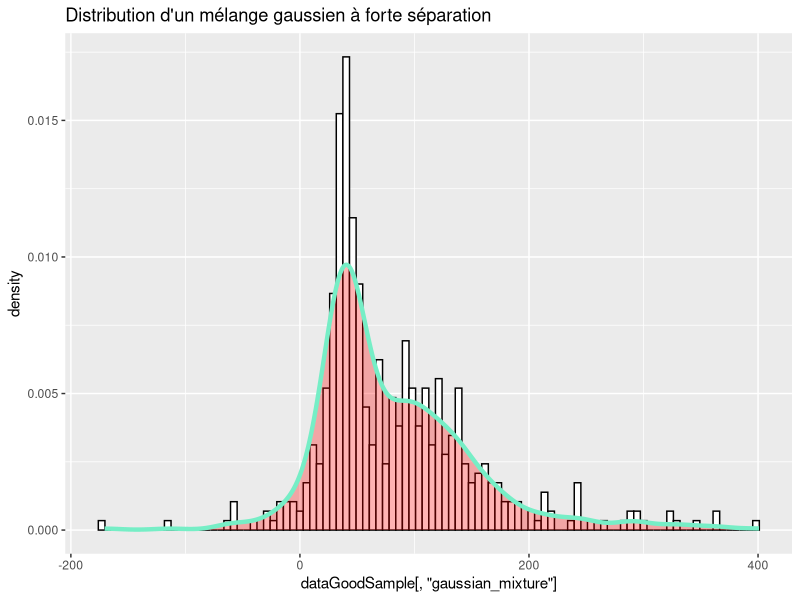
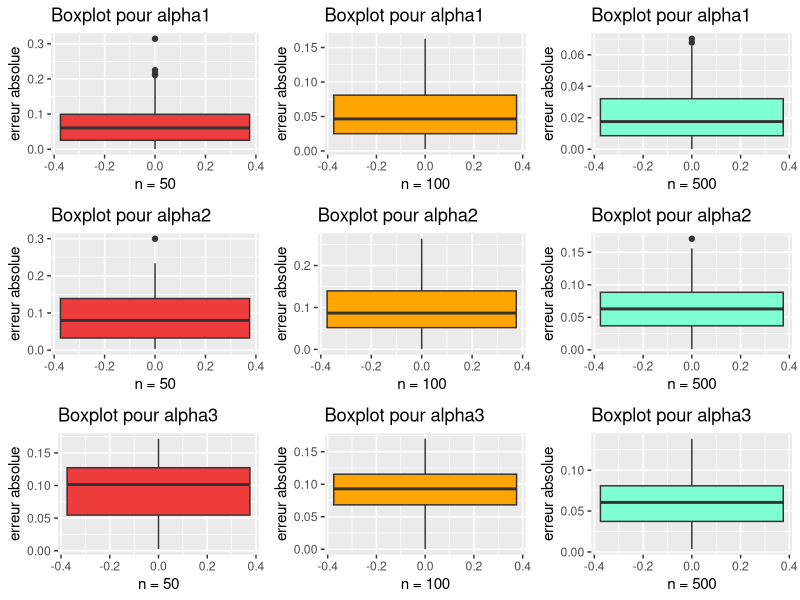
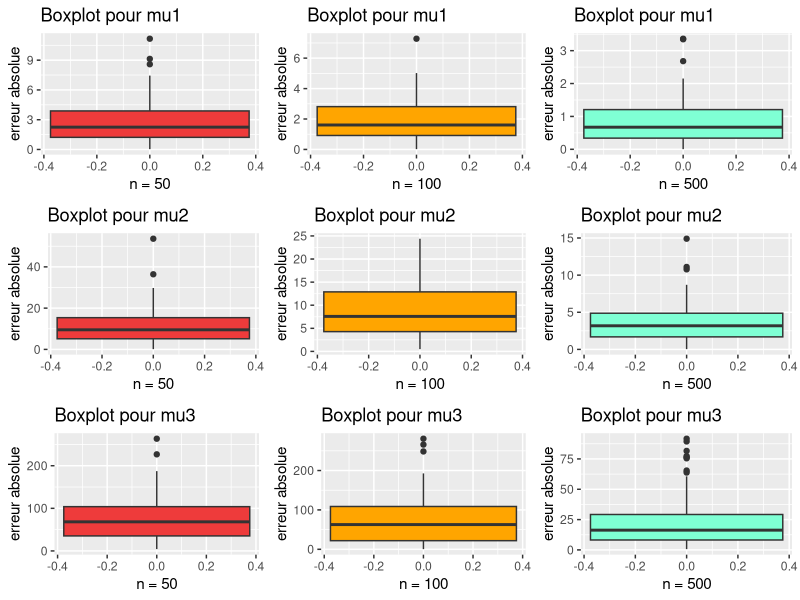
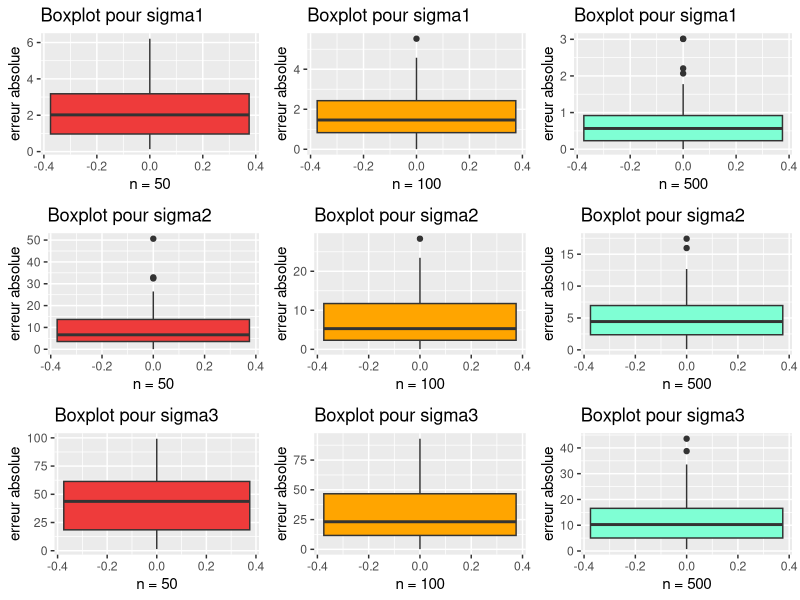
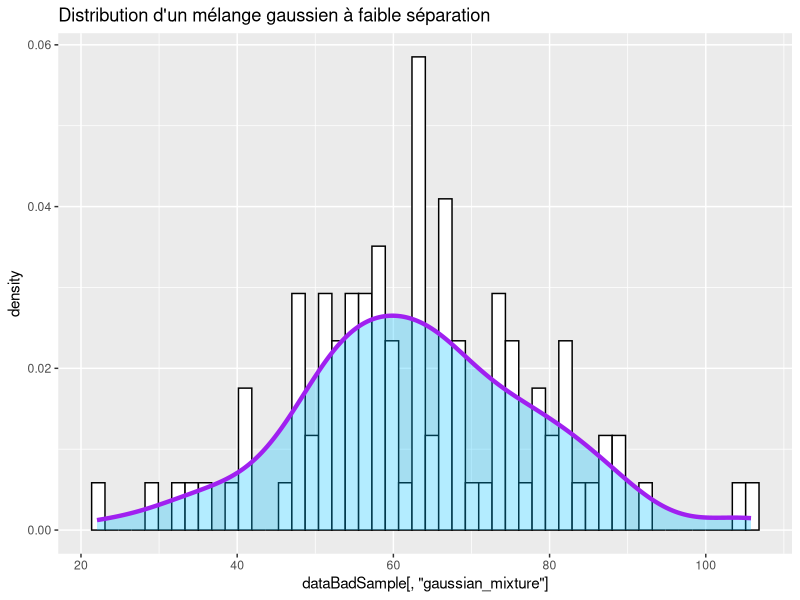
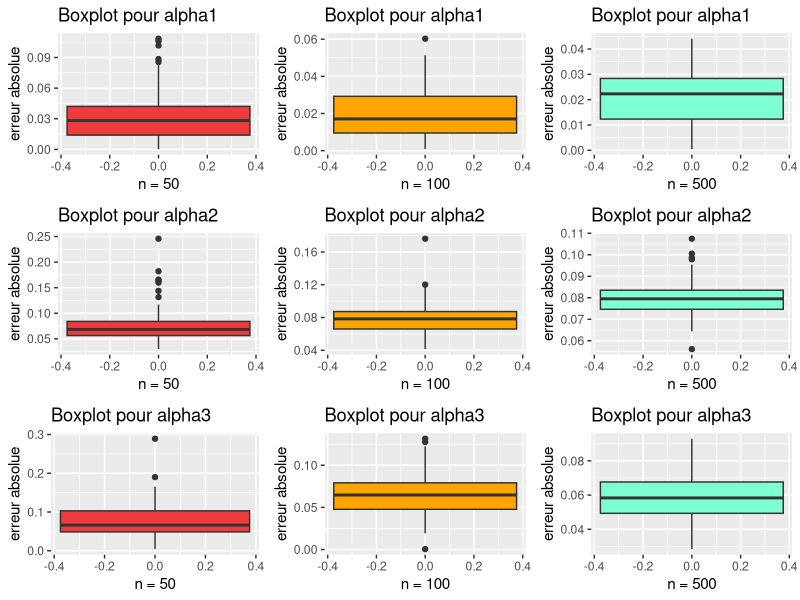
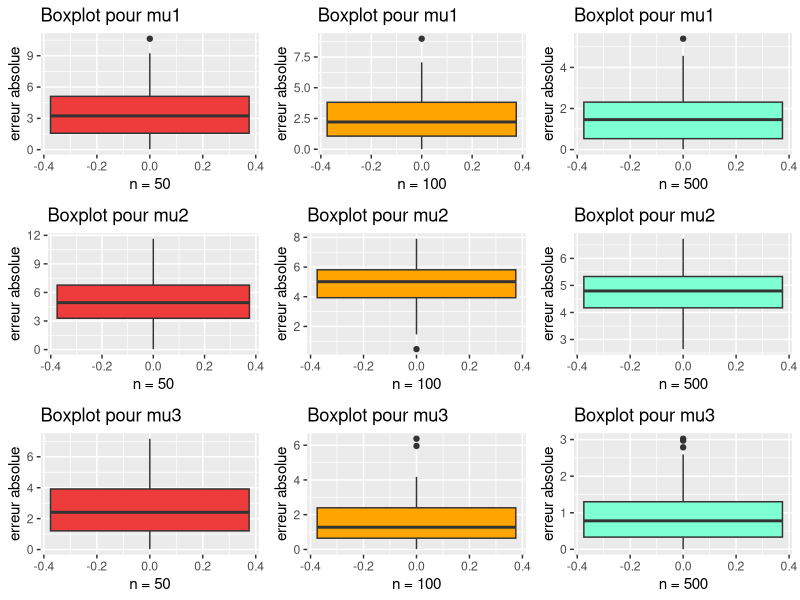
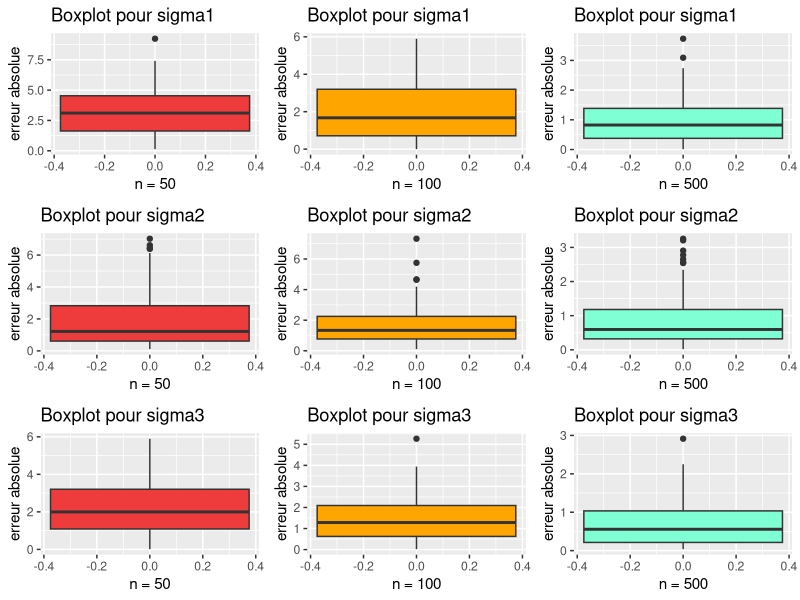

Write R code to recreate these figures, in order. (Note: this script raises an error after producing the figures.)
library(ggplot2)
library(ggpubr)

# Vecteur dans lequel on a stocké les noms des 13 espèces d'oiseaux présentent 
# dans notre document
bird_names = c("European Goldfinch", "Common Linnet", "Common Chaffinch",
               "European Greenfinch", "Eurasian Bullfinch", "Hawfinch",
               "Stonechat", "European Robin", "Whinchat", "Song Thrush",
               "Common Blackbird", "Ring Ouzel", "Mistle Thrush")

# Vecteur dans lequel on a stocké les moyennes respectives des volumes des nids
# des 13 espèces d'oiseaux
mean_volume = c(38.0, 60.9, 58.3, 74.5, 45.0, 71.6, 91.0, 68.4, 51.9, 288.9,
                293.6, 298.6, 266.1)
# Vecteur dans lequel on a stocké les écarts-types respectifs des volumes des
# nids des 13 espèces d'oiseaux
sd_volume = c(9.1,  20.8, 15.0,  12.2,  3.8,  12.9,  46.5, 29.8, 27.4, 55.9,
              78.5,  125.1,  56.6)

# Création du dataframe contenant les données sur les 13 nids d'oiseaux
# Chaque ligne du df correspond à une espèce d'oiseau
# Chaque espèce est associée à 2 colonnes qui nous renseignent sur
# le volume moyen des nids associée à cette espèce respectivement
# l'ecart type des nids associées à cette espèce
nest_data = data.frame(bird_names, mean_volume, sd_volume)

# On crée le dataframe regroupant les moyennes et les écarts-types théoriques
# associés aux espèces d'oiseaux choisies par l'utilisateur
# Les espèces choisies sont stockées dans un vecteur pris en paramètre
GetRealParam = function(list_Species){
  v_index = c()
  for (species in list_Species){
    index_sp = which(nest_data$bird_names == species)
    v_index = append(v_index, index_sp)
  }
  return(nest_data[v_index,])
}


# Cette fonction génère aléatoirement un échantillon de taille n issue 
# d'un mélange gaussien
# Les paramètres (alpha, mu et sigma) des différents mélanges gaussiens 
# sont contenus dans data_th
# La fonction prends en argument data_th 
# (le dataframe contenant les paramètres alpha, mu et sigma)
# et n qui indique le nombre de valeurs que l'on souhaite générer aléatoirement
# La fonction retourne un vecteur contenant les n valeurs du mélange gaussien
# qui ont été generées aléatoirement
simulation = function(data_th, n=100){
  X = rep(NA,n) #echantillon
  J = dim(data_th)[1] #nb de mélange
  vect_alpha = data_th[,2]
  vect_mean = data_th[,3]
  vect_sd = data_th[,4]
  for(i in 1:n){
    Z = runif(1)
    if (Z <= vect_alpha[1]){
      X[i] = rnorm(1, vect_mean[1], vect_sd[1])
    }else{
      k = 1
      l = 2
      Bool = FALSE
      cumul_alpha = cumsum(vect_alpha)
      while(Bool == FALSE){
        if((cumul_alpha[k]<=Z) & (cumul_alpha[l]>=Z)){
          Bool = TRUE
          param_index = l
        }
        k = k+1
        l = l+1
      }
      X[i] = rnorm(1, vect_mean[param_index], vect_sd[param_index])
    }
  }
  return(X)
}

# Fonction générant dataframe (vide)
# contenant les valeurs de P_thetat(j|X = X_i) (etape E de l'algo)
# Cette fonction prend en argument n (la taille de l'échantillon)
# Et J le nombre de mélange
param_State_E = function(n, J){
  data_stateE = data.frame(matrix(NA, nrow = n, ncol = J))
  for(j in 1:J){
    names(data_stateE)[j] = paste("H(.,",j,")",sep="")
  }
  return(data_stateE)
}

# Cette fonction est une implémentation de l'algorithme EM
# Elle prend en argument data_init
# (data_init est un dataframe contenant les paramètres (alpha, mu, sigma)
# initiaux choisis)
# un vecteur X qui est l'échantillon de taille n
# K le nombre d'itérations de l'algorithme EM
# Cette fonction va retourner un dataframe contenant les valeurs des
# paramètres alpha, mu et sigma
# qui ont été mises à jour après K itérations de l'algorithme EM

algo_EM = function(data_init, X, K){
  J = dim(data_init)[1]
  n = length(X)
  data_stateE = param_State_E(n, J)
  
  for(k in 1:K){
    vect_alpha = data_init[,2] #de longueur J
    vect_mean = data_init[,3]
    vect_sd = data_init[,4]
    # vecteur contenant la somme des des numérateurs de P_thetat(j|X = X_i)
    # pour chaque valeur de l’échantillon 
    v = rep(0,n) 
    
    # Etape E
    for(j in 1:J){
      # On remplie le tableau param_State_E contenant P_thetat(j|X=X_i)
      data_stateE[,j] = vect_alpha[j]*dnorm(X,vect_mean[j],vect_sd[j])
      v = v+data_stateE[,j]
    }
    for(j in 1:J){
      data_stateE[,j] = data_stateE[,j]/v
    }
    
    # Etape M
    H = data_stateE
    for(col in 2:4){ #on met a jour le data_init
      for(ind in 1:J){
        
        # on met à jour les alpha
        if(col == 2){
          data_init[,col][ind] = mean(H[,ind])
        }
        # on met à jour les mu
        if(col == 3){
          data_init[,col][ind] = (sum(X*H[,ind]))/(sum(H[,ind]))
        } 
        # on met à jour les sigma
        if(col == 4){
          data_init[,col][ind] = sqrt((sum( (X-rep(data_init[,col-1][ind],n))^2
                                            *H[,ind] ))/sum(H[,ind]))
        }
      }
    }
  }
  new_df = data_init
  return(new_df)
}


# Cette fonction calcule l'erreur absolue de tous les paramètres alpha, mu et sigma
# elle calcule la différence en valeur absolue entre la valeur du paramètre estimé
# par l'algorithme EM et la valeur du paramètre théorique
# Elle prend en paramètre data_th le dataframe contenant les 
# paramètres alpha, mu et sigma théoriques
# et Data_EM dataframe contenant les paramètres alpha, mu et sigma estimés 
# par l'algorithme EM
# Cette fonction retourne le dataframe contenant les erreurs absolues de chaque
# paramètre

calcul_error = function(data_th, data_EM){
  J = dim(data_th)[1]
  df_error = data.frame(error_alpha = rep(NA, J), error_mu = rep(NA, J),
                        error_sigma = rep(NA, J))
  for(c in 2:4){
    df_error[,c-1] = abs(data_th[,c] - data_EM[,c])
  }
  return(df_error)
}


# Cette fonction calcule l'erreur absolue entre les paramètres estimés par
# l'algo EM
# et les paramètres théoriques pour k echantillons générés aléatoirement
# Elle prend en argument data_th le dataframe contenant les paramètres
# alpha, mu et sigma théoriques
# data_init le dataframe contenant les paramètres (alpha, mu, sigma)
# initiaux choisis
# k le nombre d'échantillons que l'on souhaite générer aléatoirement
# n la taille des échantillons (les k échantillons seront de tailles n)
# N le nombre d'iterations de l'algorithme EM
# Elle retourne un dataframe contenant les erreurs absolues de chaque paramètre
# des k échantillons de Monte Carlo
Monte_Carlo = function(data_th, data_init, k, n, N){
  J = dim(data_th)[1]
  df_MonteCarlo = data.frame()
  iteration = c()
  for(i in 1:k){
    X = simulation(data_th, n)
    data_EM = algo_EM(data_init, X, N)
    df_error = calcul_error(data_th, data_EM)
    df_MonteCarlo = rbind((df_MonteCarlo), df_error)
    v_iter = rep(paste("itération",i,sep="_"), J)
    iteration = append(iteration, v_iter)
  }
  df_MonteCarlo = cbind(iteration, df_MonteCarlo)
  return(df_MonteCarlo)
}

#############################################################################
# partie tests
#############################################################################
# On teste l'algorithme EM sur un mélange de 2 gaussiennes

# Choix de 2 espèces European Goldfinch et Ring Ouzel afin d'avoir un mélange
# de 2 gaussiennes
data_test_th = data.frame(bird_names = c("European Goldfinch", "Ring Ouzel")
                          ,proportion_alpha = c(0.3,0.7), mean = c(38, 298.6),
                          sd = c(9.1, 125.1))


# Dataframe des données d'initialisations choisies par l'utilisateur
# On a choisi les espèces suivantes: "European Goldfinch"
# et "Ring Ouzel"
data_test_init = data.frame(bird_names = c("European Goldfinch", "Ring Ouzel"),
                            alpha_init = c(0.2,0.8), mean_init = c(50, 280),
                            sd_init = c(11, 130))

data_test_th
X = simulation(data_test_th,100)
algo_EM(data_test_init,X,50)


# Exemple avec 3 espèces ayant des variables bien séparées
good_dfTestTh3 = data.frame(bird_names = c("European Goldfinch", "Stonechat",
                                           "Ring Ouzel")
                            ,proportion_alpha = c(0.3,0.5,0.2),
                            mean_th = c(38.0, 91.0, 135),
                            sd_th = c(9.1, 46.5, 125.1))

good_dfTestInit3 = data.frame(bird_names = c("European Goldfinch", "Stonechat",
                                             "Ring Ouzel")
                              ,proportion_alpha = c(0.35,0.57,0.13),
                              mean_th = c(44.4, 100, 278.3),
                              sd_th = c(10, 57, 130))


# teste des fonctions simulation et algo_EM pour ce mélange de 3 gaussiennes 
# avec forte séparation
X3 = simulation(good_dfTestTh3, 500)
print(good_dfTestTh3)
algo_EM(good_dfTestInit3, X3, 30)

# On affiche l'histogramme et la distribution pour le mélange avec
# forte séparation
dataGoodSample = data.frame(gaussian_mixture = X3)
ggplot(dataGoodSample, aes(x=dataGoodSample[,'gaussian_mixture'])) + 
geom_histogram(aes(y=..density..), colour="black", fill="white", bins = 100) +
geom_density(alpha=.3, color = "aquamarine2", fill="red", size=1.5) + 
ggtitle("Distribution d'un mélange gaussien à forte séparation")

# on affiche les boxplots pour ce melange de gausiennes avec forte séparation

vect1 <- seq(1, 298, by = 3) # vecteur 1
vect2 <- seq(2, 299, by = 3) # vecteur 2
vect3 <- seq(3, 300, by = 3) # vecteur 3

df_monteCarlo_50 = Monte_Carlo(good_dfTestTh3, good_dfTestInit3, 100, 50, 10)
df_monteCarlo_100 = Monte_Carlo(good_dfTestTh3, good_dfTestInit3, 100, 100, 10)
df_monteCarlo_500 = Monte_Carlo(good_dfTestTh3, good_dfTestInit3, 100, 500, 10)

# Pour les \alpha

a1 = ggplot(df_monteCarlo_50[vect1,], aes(y = df_monteCarlo_50[vect1, 2])) +
  xlab("n = 50") + ylab("erreur absolue") + 
  ggtitle("Boxplot pour alpha1") + geom_boxplot(fill="brown2")
a2 = ggplot(df_monteCarlo_100[vect1,], aes(y = df_monteCarlo_100[vect1, 2])) +
  xlab("n = 100") + ylab("erreur absolue") +
  ggtitle("Boxplot pour alpha1") + geom_boxplot(fill="orange")
a3 = ggplot(df_monteCarlo_500[vect1,], aes(y = df_monteCarlo_500[vect1, 2])) +
  xlab("n = 500") + ylab("erreur absolue") + 
  ggtitle("Boxplot pour alpha1") + geom_boxplot(fill="aquamarine")
a4 = ggplot(df_monteCarlo_50[vect2,], aes(y = df_monteCarlo_50[vect2, 2])) +
  xlab("n = 50") + ylab("erreur absolue") + 
  ggtitle("Boxplot pour alpha2") + geom_boxplot(fill="brown2")
a5 = ggplot(df_monteCarlo_100[vect2,], aes(y = df_monteCarlo_100[vect2, 2])) +
  xlab("n = 100") + ylab("erreur absolue") +
  ggtitle("Boxplot pour alpha2") + geom_boxplot(fill="orange")
a6 = ggplot(df_monteCarlo_500[vect2,], aes(y = df_monteCarlo_500[vect2, 2])) +
  xlab("n = 500") + ylab("erreur absolue") + 
  ggtitle("Boxplot pour alpha2") + geom_boxplot(fill="aquamarine")
a7 = ggplot(df_monteCarlo_50[vect3,], aes(y = df_monteCarlo_50[vect3, 2])) +
  xlab("n = 50") + ylab("erreur absolue") + 
  ggtitle("Boxplot pour alpha3") + geom_boxplot(fill="brown2")
a8 = ggplot(df_monteCarlo_100[vect3,], aes(y = df_monteCarlo_100[vect3, 2])) +
  xlab("n = 100") + ylab("erreur absolue") +
  ggtitle("Boxplot pour alpha3") + geom_boxplot(fill="orange")
a9 = ggplot(df_monteCarlo_500[vect3,], aes(y = df_monteCarlo_500[vect3, 2])) +
  xlab("n = 500") + ylab("erreur absolue") + 
  ggtitle("Boxplot pour alpha3") + geom_boxplot(fill="aquamarine")
ggarrange(a1, a2, a3, a4, a5, a6, a7, a8, a9, ncol = 3, nrow = 3)
# save with width = 800 and height = 1200


# Pour les \mu

m1 = ggplot(df_monteCarlo_50[vect1,], aes(y = df_monteCarlo_50[vect1, 3])) +
  xlab("n = 50") + ylab("erreur absolue") + 
  ggtitle("Boxplot pour mu1") + geom_boxplot(fill="brown2")
m2 = ggplot(df_monteCarlo_100[vect1,], aes(y = df_monteCarlo_100[vect1, 3])) +
  xlab("n = 100") + ylab("erreur absolue") +
  ggtitle("Boxplot pour mu1") + geom_boxplot(fill="orange")
m3 = ggplot(df_monteCarlo_500[vect1,], aes(y = df_monteCarlo_500[vect1, 3])) +
  xlab("n = 500") + ylab("erreur absolue") + 
  ggtitle("Boxplot pour mu1") + geom_boxplot(fill="aquamarine")
m4 = ggplot(df_monteCarlo_50[vect2,], aes(y = df_monteCarlo_50[vect2, 3])) +
  xlab("n = 50") + ylab("erreur absolue") + 
  ggtitle("Boxplot pour mu2") + geom_boxplot(fill="brown2")
m5 = ggplot(df_monteCarlo_100[vect2,], aes(y = df_monteCarlo_100[vect2, 3])) +
  xlab("n = 100") + ylab("erreur absolue") +
  ggtitle("Boxplot pour mu2") + geom_boxplot(fill="orange")
m6 = ggplot(df_monteCarlo_500[vect2,], aes(y = df_monteCarlo_500[vect2, 3])) +
  xlab("n = 500") + ylab("erreur absolue") + 
  ggtitle("Boxplot pour mu2") + geom_boxplot(fill="aquamarine")
m7 = ggplot(df_monteCarlo_50[vect3,], aes(y = df_monteCarlo_50[vect3, 3])) +
  xlab("n = 50") + ylab("erreur absolue") + 
  ggtitle("Boxplot pour mu3") + geom_boxplot(fill="brown2")
m8 = ggplot(df_monteCarlo_100[vect3,], aes(y = df_monteCarlo_100[vect3, 3])) +
  xlab("n = 100") + ylab("erreur absolue") +
  ggtitle("Boxplot pour mu3") + geom_boxplot(fill="orange")
m9 = ggplot(df_monteCarlo_500[vect3,], aes(y = df_monteCarlo_500[vect3, 3])) +
  xlab("n = 500") + ylab("erreur absolue") + 
  ggtitle("Boxplot pour mu3") + geom_boxplot(fill="aquamarine")
ggarrange(m1, m2, m3, m4, m5, m6, m7, m8, m9, ncol = 3, nrow = 3)
# save with width = 800 and height = 1200

# Pour les \sigma

s1 = ggplot(df_monteCarlo_50[vect1,], aes(y = df_monteCarlo_50[vect1, 4])) +
  xlab("n = 50") + ylab("erreur absolue") + 
  ggtitle("Boxplot pour sigma1") + geom_boxplot(fill="brown2")
s2 = ggplot(df_monteCarlo_100[vect1,], aes(y = df_monteCarlo_100[vect1, 4])) +
  xlab("n = 100") + ylab("erreur absolue") +
  ggtitle("Boxplot pour sigma1") + geom_boxplot(fill="orange")
s3 = ggplot(df_monteCarlo_500[vect1,], aes(y = df_monteCarlo_500[vect1, 4])) +
  xlab("n = 500") + ylab("erreur absolue") + 
  ggtitle("Boxplot pour sigma1") + geom_boxplot(fill="aquamarine")
s4 = ggplot(df_monteCarlo_50[vect2,], aes(y = df_monteCarlo_50[vect2, 4])) +
  xlab("n = 50") + ylab("erreur absolue") + 
  ggtitle("Boxplot pour sigma2") + geom_boxplot(fill="brown2")
s5 = ggplot(df_monteCarlo_100[vect2,], aes(y = df_monteCarlo_100[vect2, 4])) +
  xlab("n = 100") + ylab("erreur absolue") +
  ggtitle("Boxplot pour sigma2") + geom_boxplot(fill="orange")
s6 = ggplot(df_monteCarlo_500[vect2,], aes(y = df_monteCarlo_500[vect2, 4])) +
  xlab("n = 500") + ylab("erreur absolue") + 
  ggtitle("Boxplot pour sigma2") + geom_boxplot(fill="aquamarine")
s7 = ggplot(df_monteCarlo_50[vect3,], aes(y = df_monteCarlo_50[vect3, 4])) +
  xlab("n = 50") + ylab("erreur absolue") + 
  ggtitle("Boxplot pour sigma3") + geom_boxplot(fill="brown2")
s8 = ggplot(df_monteCarlo_100[vect3,], aes(y = df_monteCarlo_100[vect3, 4])) +
  xlab("n = 100") + ylab("erreur absolue") +
  ggtitle("Boxplot pour sigma3") + geom_boxplot(fill="orange")
s9 = ggplot(df_monteCarlo_500[vect3,], aes(y = df_monteCarlo_500[vect3, 4])) +
  xlab("n = 500") + ylab("erreur absolue") + 
  ggtitle("Boxplot pour sigma3") + geom_boxplot(fill="aquamarine")
ggarrange(s1, s2, s3, s4, s5, s6, s7, s8, s9, ncol = 3, nrow = 3)


# Exemple avec 3 espèces ayant des variables mal séparées
bad_dfTestTh3 = data.frame(bird_names = c("European Greenfinch", "Hawfinch",
                                          "Common Chaffinch")
                           ,proportion_alpha = c(0.28,0.12,0.6),
                           mean_th = c(74.5, 71.6, 58.3),
                           sd_th = c(12.2, 12.9, 15.0))

bad_dfTestInit3 = data.frame(bird_names = c("European Greenfinch", "Hawfinch",
                                            "Common Chaffinch")
                             ,proportion_alpha = c(0.3,0.2,0.5),
                             mean_th = c(78.3, 69.7, 60),
                             sd_th = c(11.8, 13.3, 17))


# teste des fonctions simulation et algo_EM pour ce mélange de 3 gaussiennes avec faible séparation
X3_bad = simulation(bad_dfTestTh3, 100)
print(bad_dfTestTh3)
algo_EM(bad_dfTestInit3, X3_bad, 30)

# On affiche l'histogramme et la distribution pour le mélange avec
# faible séparation
dataBadSample = data.frame(gaussian_mixture = X3_bad)
ggplot(dataBadSample, aes(x=dataBadSample[,'gaussian_mixture'])) + 
geom_histogram(aes(y=..density..), colour="black", fill="white", bins = 50)+
geom_density(alpha=.3, color = "purple", fill="deepskyblue", size=1.5) +
ggtitle("Distribution d'un mélange gaussien à faible séparation")

# on affiche les boxplots pour ce melange de gausiennes avec faible séparation

vect1 <- seq(1, 298, by = 3) # vecteur 1
vect2 <- seq(2, 299, by = 3) # vecteur 2
vect3 <- seq(3, 300, by = 3) # vecteur 3

df_monteCarloBad_50 = Monte_Carlo(bad_dfTestTh3, bad_dfTestInit3, 100, 50, 10)
df_monteCarloBad_100 = Monte_Carlo(bad_dfTestTh3, bad_dfTestInit3, 100, 100, 10)
df_monteCarloBad_500 = Monte_Carlo(bad_dfTestTh3, bad_dfTestInit3, 100, 500, 10)

# Pour les \alpha

ab1 = ggplot(df_monteCarloBad_50[vect1,], aes(y = df_monteCarloBad_50[vect1, 2])) +
  xlab("n = 50") + ylab("erreur absolue") + 
  ggtitle("Boxplot pour alpha1") + geom_boxplot(fill="brown2")
ab2 = ggplot(df_monteCarloBad_100[vect1,], aes(y = df_monteCarloBad_100[vect1, 2])) +
  xlab("n = 100") + ylab("erreur absolue") +
  ggtitle("Boxplot pour alpha1") + geom_boxplot(fill="orange")
ab3 = ggplot(df_monteCarloBad_500[vect1,], aes(y = df_monteCarloBad_500[vect1, 2])) +
  xlab("n = 500") + ylab("erreur absolue") + 
  ggtitle("Boxplot pour alpha1") + geom_boxplot(fill="aquamarine")
ab4 = ggplot(df_monteCarloBad_50[vect2,], aes(y = df_monteCarloBad_50[vect2, 2])) +
  xlab("n = 50") + ylab("erreur absolue") + 
  ggtitle("Boxplot pour alpha2") + geom_boxplot(fill="brown2")
ab5 = ggplot(df_monteCarloBad_100[vect2,], aes(y = df_monteCarloBad_100[vect2, 2])) +
  xlab("n = 100") + ylab("erreur absolue") +
  ggtitle("Boxplot pour alpha2") + geom_boxplot(fill="orange")
ab6 = ggplot(df_monteCarloBad_500[vect2,], aes(y = df_monteCarloBad_500[vect2, 2])) +
  xlab("n = 500") + ylab("erreur absolue") + 
  ggtitle("Boxplot pour alpha2") + geom_boxplot(fill="aquamarine")
ab7 = ggplot(df_monteCarloBad_50[vect3,], aes(y = df_monteCarloBad_50[vect3, 2])) +
  xlab("n = 50") + ylab("erreur absolue") + 
  ggtitle("Boxplot pour alpha3") + geom_boxplot(fill="brown2")
ab8 = ggplot(df_monteCarloBad_100[vect3,], aes(y = df_monteCarloBad_100[vect3, 2])) +
  xlab("n = 100") + ylab("erreur absolue") +
  ggtitle("Boxplot pour alpha3") + geom_boxplot(fill="orange")
ab9 = ggplot(df_monteCarloBad_500[vect3,], aes(y = df_monteCarloBad_500[vect3, 2])) +
  xlab("n = 500") + ylab("erreur absolue") + 
  ggtitle("Boxplot pour alpha3") + geom_boxplot(fill="aquamarine")
ggarrange(ab1, ab2, ab3, ab4, ab5, ab6, ab7, ab8, ab9, ncol = 3, nrow = 3)


# Pour les \mu

mb1 = ggplot(df_monteCarloBad_50[vect1,], aes(y = df_monteCarloBad_50[vect1, 3])) +
  xlab("n = 50") + ylab("erreur absolue") + 
  ggtitle("Boxplot pour mu1") + geom_boxplot(fill="brown2")
mb2 = ggplot(df_monteCarloBad_100[vect1,], aes(y = df_monteCarloBad_100[vect1, 3])) +
  xlab("n = 100") + ylab("erreur absolue") +
  ggtitle("Boxplot pour mu1") + geom_boxplot(fill="orange")
mb3 = ggplot(df_monteCarloBad_500[vect1,], aes(y = df_monteCarloBad_500[vect1, 3])) +
  xlab("n = 500") + ylab("erreur absolue") + 
  ggtitle("Boxplot pour mu1") + geom_boxplot(fill="aquamarine")
mb4 = ggplot(df_monteCarloBad_50[vect2,], aes(y = df_monteCarloBad_50[vect2, 3])) +
  xlab("n = 50") + ylab("erreur absolue") + 
  ggtitle("Boxplot pour mu2") + geom_boxplot(fill="brown2")
mb5 = ggplot(df_monteCarloBad_100[vect2,], aes(y = df_monteCarloBad_100[vect2, 3])) +
  xlab("n = 100") + ylab("erreur absolue") +
  ggtitle("Boxplot pour mu2") + geom_boxplot(fill="orange")
mb6 = ggplot(df_monteCarloBad_500[vect2,], aes(y = df_monteCarloBad_500[vect2, 3])) +
  xlab("n = 500") + ylab("erreur absolue") + 
  ggtitle("Boxplot pour mu2") + geom_boxplot(fill="aquamarine")
mb7 = ggplot(df_monteCarloBad_50[vect3,], aes(y = df_monteCarloBad_50[vect3, 3])) +
  xlab("n = 50") + ylab("erreur absolue") + 
  ggtitle("Boxplot pour mu3") + geom_boxplot(fill="brown2")
mb8 = ggplot(df_monteCarloBad_100[vect3,], aes(y = df_monteCarloBad_100[vect3, 3])) +
  xlab("n = 100") + ylab("erreur absolue") +
  ggtitle("Boxplot pour mu3") + geom_boxplot(fill="orange")
mb9 = ggplot(df_monteCarloBad_500[vect3,], aes(y = df_monteCarloBad_500[vect3, 3])) +
  xlab("n = 500") + ylab("erreur absolue") + 
  ggtitle("Boxplot pour mu3") + geom_boxplot(fill="aquamarine")
ggarrange(mb1, mb2, mb3, mb4, mb5, mb6, mb7, mb8, mb9, ncol = 3, nrow = 3)


# Pour les \sigma

sb1 = ggplot(df_monteCarloBad_50[vect1,], aes(y = df_monteCarloBad_50[vect1, 4])) +
  xlab("n = 50") + ylab("erreur absolue") + 
  ggtitle("Boxplot pour sigma1") + geom_boxplot(fill="brown2")
sb2 = ggplot(df_monteCarloBad_100[vect1,], aes(y = df_monteCarloBad_100[vect1, 4])) +
  xlab("n = 100") + ylab("erreur absolue") +
  ggtitle("Boxplot pour sigma1") + geom_boxplot(fill="orange")
sb3 = ggplot(df_monteCarloBad_500[vect1,], aes(y = df_monteCarloBad_500[vect1, 4])) +
  xlab("n = 500") + ylab("erreur absolue") + 
  ggtitle("Boxplot pour sigma1") + geom_boxplot(fill="aquamarine")
sb4 = ggplot(df_monteCarloBad_50[vect2,], aes(y = df_monteCarloBad_50[vect2, 4])) +
  xlab("n = 50") + ylab("erreur absolue") + 
  ggtitle("Boxplot pour sigma2") + geom_boxplot(fill="brown2")
sb5 = ggplot(df_monteCarloBad_100[vect2,], aes(y = df_monteCarloBad_100[vect2, 4])) +
  xlab("n = 100") + ylab("erreur absolue") +
  ggtitle("Boxplot pour sigma2") + geom_boxplot(fill="orange")
sb6 = ggplot(df_monteCarloBad_500[vect2,], aes(y = df_monteCarloBad_500[vect2, 4])) +
  xlab("n = 500") + ylab("erreur absolue") + 
  ggtitle("Boxplot pour sigma2") + geom_boxplot(fill="aquamarine")
sb7 = ggplot(df_monteCarloBad_50[vect3,], aes(y = df_monteCarloBad_50[vect3, 4])) +
  xlab("n = 50") + ylab("erreur absolue") + 
  ggtitle("Boxplot pour sigma3") + geom_boxplot(fill="brown2")
sb8 = ggplot(df_monteCarloBad_100[vect3,], aes(y = df_monteCarloBad_100[vect3, 4])) +
  xlab("n = 100") + ylab("erreur absolue") +
  ggtitle("Boxplot pour sigma3") + geom_boxplot(fill="orange")
sb9 = ggplot(df_monteCarloBad_500[vect3,], aes(y = df_monteCarloBad_500[vect3, 4])) +
  xlab("n = 500") + ylab("erreur absolue") + 
  ggtitle("Boxplot pour sigma3") + geom_boxplot(fill="aquamarine")
ggarrange(sb1, sb2, sb3, sb4, sb5, sb6, sb7, sb8, sb9, ncol = 3, nrow = 3)

# teste des fonctions simulation et algo_EM pour ce mélange de 4 gaussiennes
X4 = simulation(df_th4, 100)
print(df_th4)
algo_EM(data_init4, X4, 30)


# Boxplots

# vect1 <- seq(1, 298, by = 3) # vecteur 1
# vect2 <- seq(2, 299, by = 3) # vecteur 2
# vect3 <- seq(3, 300, by = 3) # vecteur 3



# Pour les \alpha
# df_monteCarlo_50 = Monte_Carlo(df_th3, data_init3, 100, 50, 10)
# df_monteCarlo_100 = Monte_Carlo(df_th3, data_init3, 100, 100, 10)
# df_monteCarlo_500 = Monte_Carlo(df_th3, data_init3, 100, 500, 10)
# par(mfrow = c(3,3))
# boxplot(df_monteCarlo_50[vect1, 2]) # \alpha_1
# boxplot(df_monteCarlo_100[vect1, 2]) # \alpha_1
# boxplot(df_monteCarlo_500[vect1, 2]) # \alpha_1
# boxplot(df_monteCarlo_50[vect2, 2]) # \alpha_2
# boxplot(df_monteCarlo_100[vect2, 2]) # \alpha_2
# boxplot(df_monteCarlo_500[vect2, 2]) # \alpha_2
# boxplot(df_monteCarlo_50[vect3, 2]) # \alpha_3
# boxplot(df_monteCarlo_100[vect3, 2]) # \alpha_3
# boxplot(df_monteCarlo_500[vect3, 2]) # \alpha_3



# Pour les \mu
# df_monteCarlo_50 = Monte_Carlo(df_th3, data_init3, 100, 50, 10)
# df_monteCarlo_100 = Monte_Carlo(df_th3, data_init3, 100, 100, 10)
# df_monteCarlo_500 = Monte_Carlo(df_th3, data_init3, 100, 500, 10)
# par(mfrow = c(3,3))
# boxplot(df_monteCarlo_50[vect1, 3]) # \mu_1
# boxplot(df_monteCarlo_100[vect1, 3]) # \mu_1
# boxplot(df_monteCarlo_500[vect1, 3]) # \mu_1
# boxplot(df_monteCarlo_50[vect2, 3]) # \mu_2
# boxplot(df_monteCarlo_100[vect2, 3]) # \mu_2
# boxplot(df_monteCarlo_500[vect2, 3]) # \mu_2
# boxplot(df_monteCarlo_50[vect3, 3]) # \mu_3
# boxplot(df_monteCarlo_100[vect3, 3]) # \mu_3
# boxplot(df_monteCarlo_500[vect3, 3]) # \mu_3

# Pour les \sigma
# df_monteCarlo_50 = Monte_Carlo(df_th3, data_init3, 100, 50, 10)
# df_monteCarlo_100 = Monte_Carlo(df_th3, data_init3, 100, 100, 10)
# df_monteCarlo_500 = Monte_Carlo(df_th3, data_init3, 100, 500, 10)
# par(mfrow = c(3,3))
# boxplot(df_monteCarlo_50[vect1, 4]) # \sigma_1
# boxplot(df_monteCarlo_100[vect1, 4]) # \sigma_1
# boxplot(df_monteCarlo_500[vect1, 4]) # \sigma_1
# boxplot(df_monteCarlo_50[vect2, 4]) # \sigma_2
# boxplot(df_monteCarlo_100[vect2, 4]) # \sigma_2
# boxplot(df_monteCarlo_500[vect2, 4]) # \sigma_2
# boxplot(df_monteCarlo_50[vect3, 4]) # \sigma_3
# boxplot(df_monteCarlo_100[vect3, 4]) # \sigma_3
# boxplot(df_monteCarlo_500[vect3, 4]) # \sigma_3



# Pour les \v_j
# df_monteCarlo_50 = Monte_Carlo(data_test_th, data_test_init, 100, 50, 10)
# df_monteCarlo_100 = Monte_Carlo(data_test_th, data_test_init, 100, 100, 10)
# df_monteCarlo_500 = Monte_Carlo(data_test_th, data_test_init, 100, 500, 10)
# par(mfrow = c(2,3))
# boxplot(df_monteCarlo_50[vectp, 4]) # \v_1
# boxplot(df_monteCarlo_100[vectp, 4]) # \v_1
# boxplot(df_monteCarlo_500[vectp, 4]) # \v_1
# boxplot(df_monteCarlo_50[vecti, 4]) # \v_2
# boxplot(df_monteCarlo_100[vecti, 4]) # \v_2
# boxplot(df_monteCarlo_500[vecti, 4]) # \v_2
